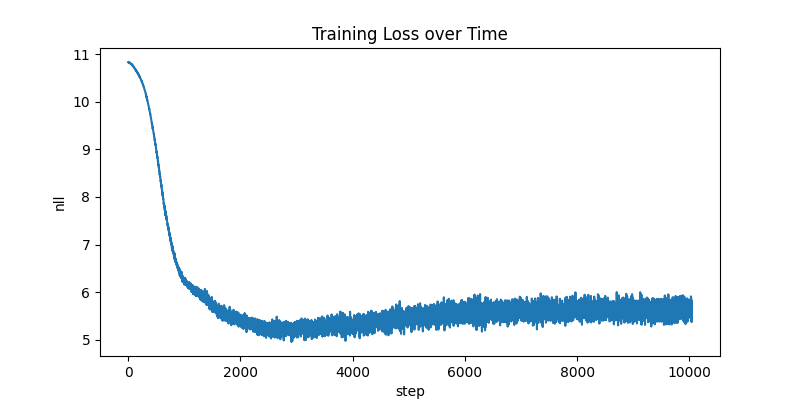

The Python source for this figure:
from __future__ import annotations

from itertools import cycle
from torch.cuda.amp import autocast
from torch.optim import Optimizer
from torch.optim.lr_scheduler import LRScheduler
from torch.utils.data import Dataset, DataLoader
from tqdm import tqdm

import builtins
import os
import requests
import tiktoken
import torch
import torch.nn as nn
import torch.nn.functional as F




class Scripts:

    def __init__(self, path: str, download: bool = True) -> None:
        self.path = path
        self.content = open(self.path, 'r').read()

    def __len__(self) -> int: return len(self.content)


class Vocab:
    def __init__(self) -> None:
        self.encoder = tiktoken.get_encoding("gpt2")

    def __len__(self) -> int: return self.encoder.n_vocab
    def __getitem__(self, idx: str | int) -> int | str:
        match type(idx):
            case builtins.str: return self.encoder.encode_single_token(idx)
            case builtins.int: return self.encoder.decode([idx])

    def encode(self, chars: str) -> list[int]: return self.encoder.encode_ordinary(chars)
    def decode(self, idxs: list[int]) -> str: return self.encoder.decode(idxs)
    

class FriendsDataset(Dataset):
    def __init__(self, context_length: int, texts: Scripts, vocab: Vocab, train: bool) -> None:
        super().__init__()
        self.context_length = context_length
        self.train = train
        self.data = torch.tensor(vocab.encode(texts.content), dtype=torch.long)
        
        n = int(0.9 * len(self.data))
        self.data = self.data[:n] if train else self.data[n:]

    def __len__(self) -> int: return len(self.data) - self.context_length
    def __getitem__(self, idx: int) -> tuple[torch.Tensor, torch.Tensor]:
        x = self.data[idx:idx + self.context_length]
        y = self.data[idx + 1:idx + self.context_length + 1]
        return x, y
    

class RMSNorm(torch.nn.Module):
    def __init__(self, dim: int, eps: float = 1e-5):
        super().__init__()
        self.eps = eps
        self.weight = nn.Parameter(torch.ones(dim))

    def forward(self, x: torch.Tensor) -> torch.Tensor:
        return x * torch.rsqrt(x.pow(2).mean(-1, keepdim=True) + self.eps) * self.weight


class MultiHeadSelfAttention(nn.Module):
    def __init__(self, n_head: int, embed_dim: int) -> None:
        super().__init__()
        self.n_head = n_head
        self.qkv = nn.Linear(embed_dim, 3 * embed_dim, bias=False)
        self.proj = nn.Linear(embed_dim, embed_dim, bias=False)

    def forward(self, x: torch.Tensor) -> torch.Tensor:
        B, T, C = x.shape
        q, k, v = map(lambda x: x.view(B, T, self.n_head, C // self.n_head).transpose(1, 2), torch.chunk(self.qkv(x), 3, dim=-1))
        x = F.scaled_dot_product_attention(q, k, v, is_causal=True)
        x = x.transpose(1, 2).contiguous().view(B, T, C)
        return self.proj(x)


class FeedForward(nn.Module):
    def __init__(self, embed_dim: int) -> None:
        super().__init__()
        h_dim = 4 * embed_dim
        self.l1 = nn.Linear(embed_dim, h_dim, bias=False)
        self.l2 = nn.Linear(h_dim, embed_dim, bias=False)
        self.l3 = nn.Linear(embed_dim, h_dim, bias=False)

    def forward(self, x: torch.Tensor) -> torch.Tensor:
        return self.l2(F.silu(self.l1(x)) * self.l3(x))
        # amplify signal cf paper llama 2 


class Block(nn.Module):
    def __init__(self, n_head: int, embed_dim: int) -> None:
        super().__init__()
        self.mhsa = nn.Sequential(RMSNorm(embed_dim), MultiHeadSelfAttention(n_head, embed_dim))
        self.ffwd = nn.Sequential(RMSNorm(embed_dim), FeedForward(embed_dim))

    def forward(self, x: torch.Tensor) -> torch.Tensor:
        x = x + self.mhsa(x)
        x = x + self.ffwd(x)
        return x


class LLM(nn.Module):
    def __init__(self, vocab: Vocab, context_length: int, embed_dim: int, n_head: int, n_layer: int) -> None:
        super().__init__()
        self.context_length = context_length
        self.token_emb = nn.Embedding(len(vocab), embed_dim)
        self.pos_emb = nn.Embedding(context_length, embed_dim)
        self.blocks = nn.Sequential(*[Block(n_head, embed_dim) for _ in range(n_layer)])
        self.rmsn = RMSNorm(embed_dim)
        self.lm_head = nn.Linear(embed_dim, len(vocab))

        # https://paperswithcode.com/method/weight-tying
        self.token_emb.weight = self.lm_head.weight
        self.apply(self._init_weights)

        self.num_parameters = sum(p.numel() for p in self.parameters())
        self.num_buffers = sum(b.numel() for b in self.buffers())

    def _init_weights(self, module: nn.Module) -> None:
        match type(module):
            case nn.Embedding: nn.init.normal_(module.weight, mean=0, std=0.02)
            case nn.Linear:
                nn.init.normal_(module.weight, mean=0, std=0.02)
                if module.bias is not None: nn.init.zeros_(module.bias)

    def forward(self, idx: torch.Tensor) -> torch.Tensor:
        B, T = idx.shape
        t = torch.arange(0, T, dtype=torch.long, device=idx.device).unsqueeze(0)
        x = self.token_emb(idx) + self.pos_emb(t)
        x = self.blocks(x)
        x = self.lm_head(self.rmsn(x))
        return x
    
    def fit(self, loader: DataLoader, optimizer: Optimizer, scheduler: LRScheduler, steps: int, accumulate: int, device: torch.device) -> list[float]:
        self.train()
        history = []
        batches = iter(cycle(loader))
        pbar = tqdm(range(steps), desc='Training')
        for _ in pbar:
            with autocast(dtype=torch.float16):
                loss = 0.0
                for _ in range(accumulate):
                    x, y = map(lambda t: t.to(device), next(batches))
                    logits = self(x)
                    B, T, C = logits.shape
                    loss += F.cross_entropy(logits.view(B * T, C), y.view(B * T))
                loss = loss / accumulate
            
            loss.backward()
            nn.utils.clip_grad_norm_(self.parameters(), 1.0)
            optimizer.step()
            scheduler.step()
            optimizer.zero_grad(set_to_none=True)

            pbar.set_postfix(nll=f"{loss.item():.2f}", lr=f"{scheduler.get_last_lr()[-1]:.2e}")
            history.append(loss.item())
        return history

    @torch.inference_mode()
    def evaluate_loss(self, loader: DataLoader, device: torch.device) -> float:
        self.eval()
        loss = 0.0
        pbar = tqdm(loader, desc='Evaluating')
        for batch in pbar:
            x, y = map(lambda t: t.to(device), batch)
            logits = self(x)
            B, T, C = logits.shape
            loss += F.cross_entropy(logits.view(B * T, C), y.view(B * T), reduction='sum').item()
        pbar.set_postfix(nll=f"{loss / (len(loader.dataset) * self.context_length):.2f}")
        return loss / (len(loader.dataset) * self.context_length)
    

if __name__ == '__main__':
    # from onnxruntime.quantization import quantize_dynamic
    from torch.optim.lr_scheduler import OneCycleLR
    from torch.optim import AdamW

    # import bitsandbytes as bnb
    import matplotlib.pyplot as plt
    
    torch.cuda.empty_cache()
    device = torch.device('cuda')
    torch.backends.cuda.sdp_kernel(enable_flash=True, enable_math=True, enable_mem_efficient=True)
    torch.backends.cudnn.benchmark = True


    context_length = 128
    embed_dim = 64
    n_head = 4
    n_layer = 2
    batch_size = 1
    accumulate = 128 // batch_size
    lr = 3e-4
    weight_decay = 1e-1

    texts = Scripts('friends_transcript.txt')
    vocab = Vocab()
    
    train_set = FriendsDataset(context_length, texts, vocab, train=True)
    val_set = FriendsDataset(context_length, texts, vocab, train=False)

    train_loader = DataLoader(train_set, batch_size=batch_size, shuffle=True, drop_last=True, pin_memory=True, num_workers=8)
    val_loader = DataLoader(val_set, batch_size=batch_size, shuffle=False, drop_last=False, pin_memory=True, num_workers=8)

    steps = len(train_loader) // accumulate
    model = LLM(vocab, context_length, embed_dim, n_head, n_layer).to(device)

    params = [p for p in model.parameters() if p.requires_grad]
    optim_groups = [
        {'params': [p for p in params if p.dim() >= 2], 'weight_decay': weight_decay},
        {'params': [p for p in params if p.dim() <  2], 'weight_decay': 0.0}
    ]

    # optimizer = bnb.optim.AdamW8bit(optim_groups, lr=lr, betas=(0.9, 0.99))
    optimizer = AdamW(optim_groups, lr=lr, betas=(0.9, 0.99))
    scheduler = OneCycleLR(optimizer, max_lr=lr, total_steps=steps, pct_start=0.1)

    print(f"Statistics")
    print(f"---------------------------")
    print(f"Vocab          {f'{len(vocab):,}':>12}")
    print(f"Tokens         {f'{len(train_set.data):,}':>12s}")
    print(f"---------------------------")
    print(f"Batch Size     {f'{batch_size:,}':>12}")
    print(f"Accumulate     {f'{accumulate:,}':>12}")
    print(f"Context Length {f'{context_length:,}':>12}")
    print(f"---------------------------")
    print(f"Parameters     {f'{model.num_parameters:,}':>12}")
    print(f"Buffers        {f'{model.num_buffers:,}':>12}")
    print(f"Footprint      {f'{(model.num_parameters + model.num_buffers) * 32 * 1.25e-10:.2f} GB':>12}")
    print(f"---------------------------")

    nlls = model.fit(train_loader, optimizer, scheduler, steps, accumulate, device)
    plt.figure(figsize=(8, 4))
    plt.plot(nlls)
    plt.title("Training Loss over Time")
    plt.xlabel("step")
    plt.ylabel("nll")
    plt.savefig("friends.png")

    nll = model.evaluate_loss(val_loader, device)
    print(f"---------------------")
    print(f"Validation NLL {f'{nll:.2f}':>6}")
    print(f"---------------------")

    device = torch.device('cpu')
    model = model.to(device)
    torch.save(model.state_dict(), 'friends.pt')
    torch.onnx.export(
        model.cpu(),
        torch.zeros((1, context_length), dtype=torch.long),
        'friends.onnx',
        export_params=True,
        opset_version=17,
        do_constant_folding=True,
        input_names=['input'],
        output_names=['output'],
        dynamic_axes={'input': {0: 'batch_size', 1: 'context'}, 'output': {0: 'batch_size', 1: 'context'}},
    )
    # quantize_dynamic('friends.onnx', 'friends.8bit.onnx')